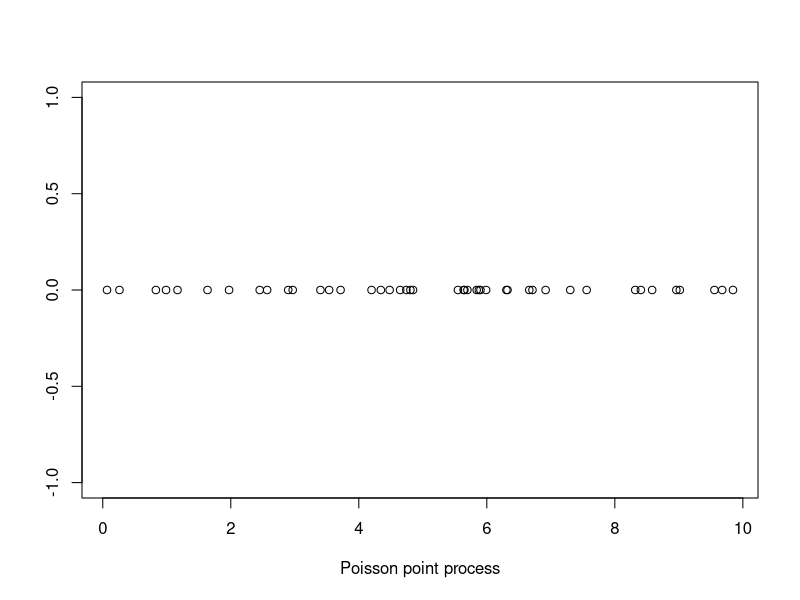
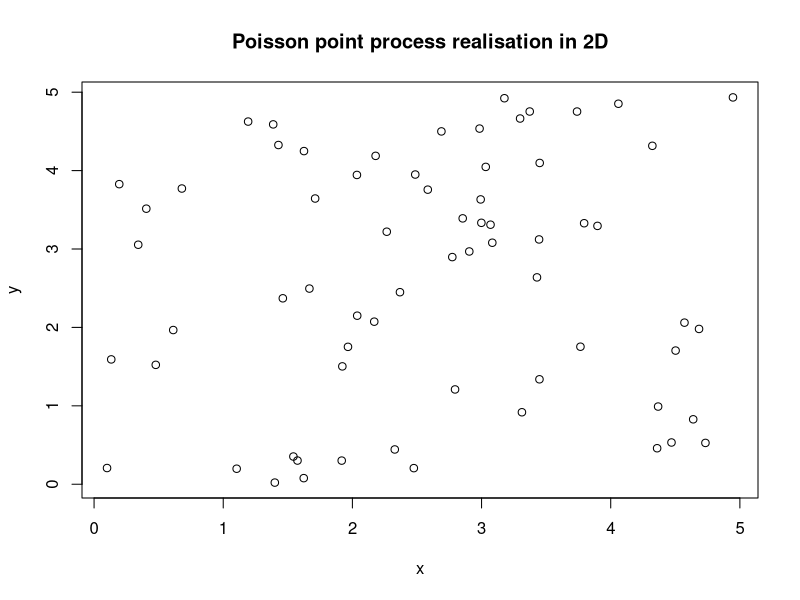
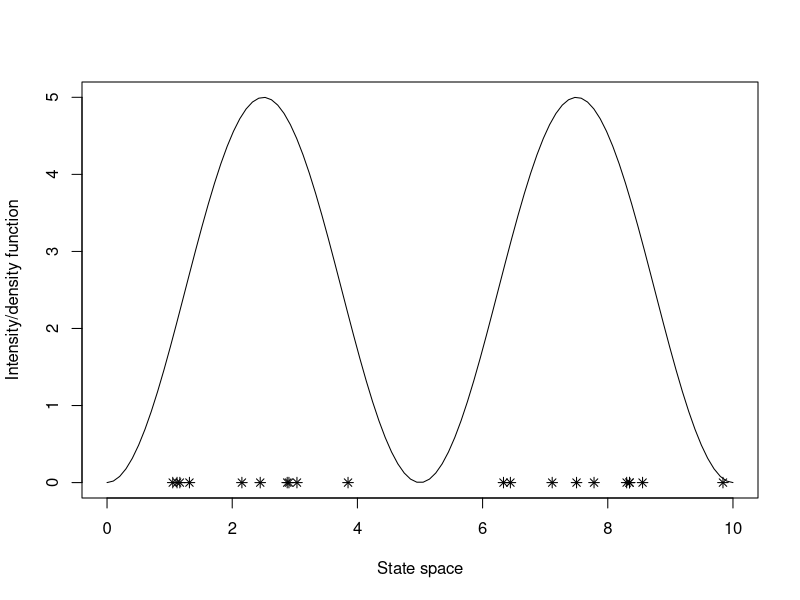
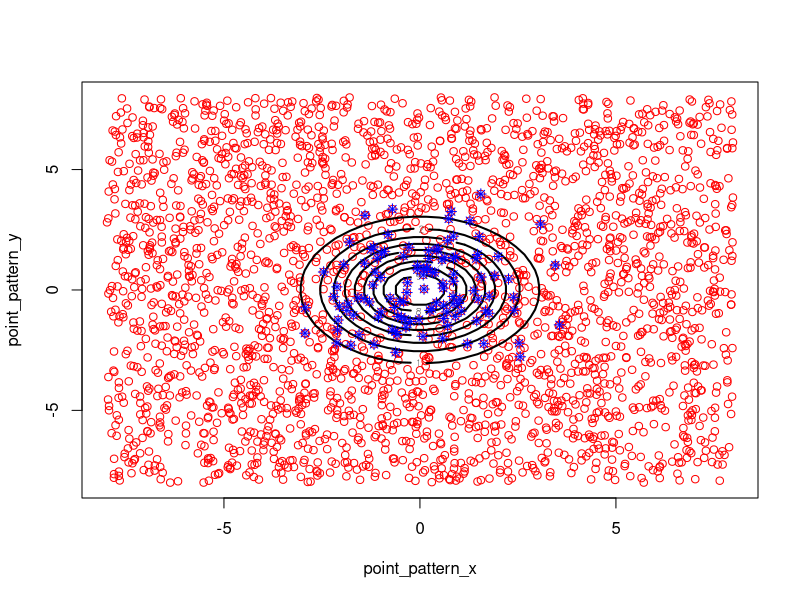

Generate these figures, in order, with R:
######### Homogeneous Poisson Point process simulation

## 1-D Simulation (Ex: specific events in time)

T_tot = 10
lambda = 5
N = rpois(1, lambda*T_tot) # Random number of points

point_pattern = runif(N, min = 0, max = T_tot)

plot(point_pattern, rep(0, N), ylab = "", xlab = "Poisson point process")


## 2-D Simulation (Ex: trees in a forest)

x_max = 5 
y_max = 3
lambda = 5
N = rpois(1, lambda*x_max*y_max) # Random number of points

point_pattern_x = runif(N, min = 0, max = x_max)
point_pattern_y = runif(N, min = 0, max = x_max)

plot(point_pattern_x, point_pattern_y, ylab = "y", xlab = "x", main = "Poisson point process realisation in 2D")

######### Non-homogeneous Poisson Point process simulation

## 1-D Simulation (Ex: Clients arrival in a restaurant at lunch time)

intensity = function(t, T = T_tot, lam = 1){
  return(lam * sin(2*pi*t/T)^2)
}

# Homogeneous process
T_tot = 10
lambda = 5
N = rpois(1, lambda*T_tot) # Random number of points

point_pattern = runif(N, min = 0, max = T_tot)

#Thinning
final_point_pattern = c()
for (t in point_pattern){
  if (runif(1) < intensity(t, T_tot, lam = lambda)/lambda){
    final_point_pattern = c(final_point_pattern, t)
  }
}
x = seq(0, 10, length.out = 100)
plot(x, intensity(x, T_tot, lam = 5), type = 'l', ylab = "Intensity/density function", xlab = "State space")
points(final_point_pattern, rep(0, length(final_point_pattern)), pch = 8)
 

## 2-D Simulation (Ex: impact of darts on a target during a game)

intensity = function(x, y, d_tot = 1, A = 5){
  r = sqrt(x^2 + y^2)
  return(A*exp(-(r^2)/d_tot^2))
}

# Homogeneous process

x_max = 8
y_max = 8
lambda = 10 
N = rpois(1, lambda*x_max*y_max*4) # Random number of points

point_pattern_x = runif(N, min = -x_max, max = x_max)
point_pattern_y = runif(N, min = -y_max, max = x_max)

#Thinning
final_point_pattern_x = c()
final_point_pattern_y = c()

for (i in 1:N){
  if (runif(1) < intensity(point_pattern_x[i], point_pattern_y[i], d_tot = 2, A = lambda)/lambda){
    final_point_pattern_x = c(final_point_pattern_x, point_pattern_x[i])
    final_point_pattern_y = c(final_point_pattern_y, point_pattern_y[i])
  }
}

x = seq(-x_max, x_max, length.out = 50)
y = seq(-y_max, y_max, length.out = 50)

z = outer(x, y, function(x,y) intensity(x, y, d_tot = 2, A = lambda))


plot(point_pattern_x, point_pattern_y, pch = 1, col ='red')
contour(x, y, z, xlab = "x", ylab = "y", main = "Point process realisation", xlim = c(-x_max, x_max), ylim = c(-y_max, y_max), add = T, lwd =  2)
points(final_point_pattern_x, final_point_pattern_y, pch = 8, col = "blue") 

